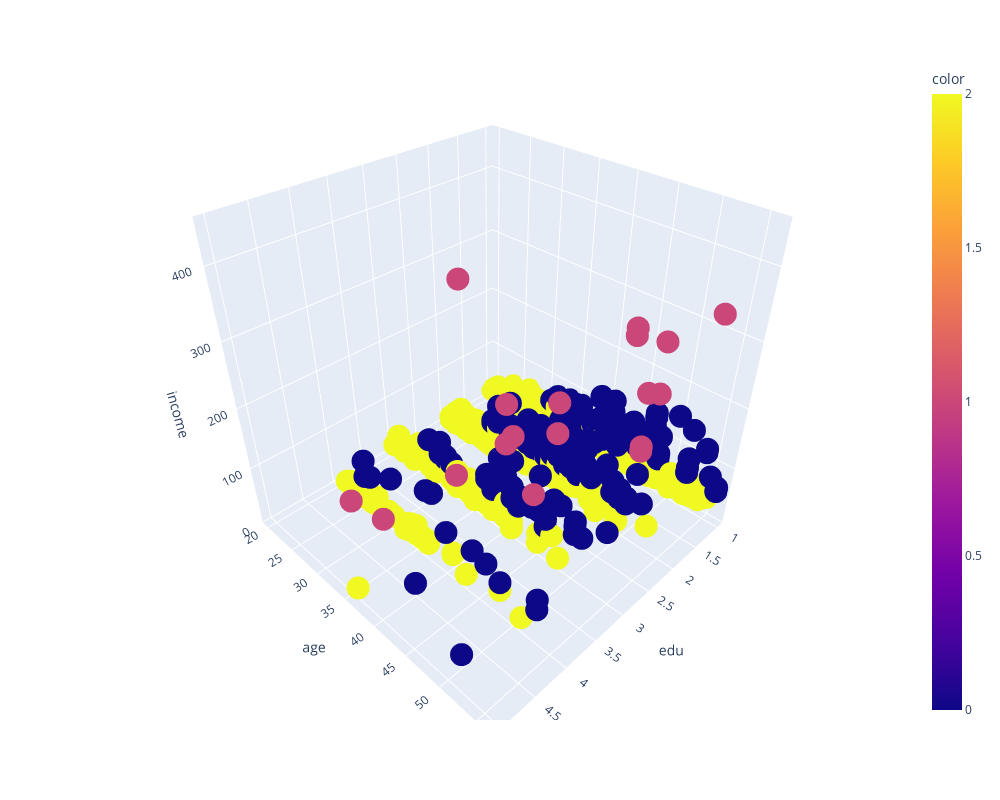

Notebook source saved alongside this figure:
### Code cell
fig = px.scatter_3d(x=X[:, 1], y=X[:, 0], z=X[:, 3],
              color=labels, labels = {'x': 'edu', 'y': 'age', 'z': 'income'},
                   width =1000, height = 800)
fig.show()

### Figure 1 — Plotly figure (JSON) as saved in the notebook; plotly's stock layout.template omitted (floating-point values rounded to 4 significant figures; data arrays with more than 128 entries replaced by an {"elided": "..."} marker saying what was removed)
{"data": [{"hovertemplate": "edu=%{x}<br>age=%{y}<br>income=%{z}<br>color=%{marker.color}<extra></extra>", "legendgroup": "", "marker": {"color": {"elided": "850 int values"}, "coloraxis": "coloraxis", "symbol": "circle"}, "mode": "markers", "name": "", "scene": "scene", "showlegend": false, "type": "scatter3d", "x": {"elided": "850 int values"}, "y": {"elided": "850 int values"}, "z": {"elided": "850 int values"}}], "layout": {"coloraxis": {"colorbar": {"title": {"text": "color"}}, "colorscale": [[0, "#0d0887"], [0.1111, "#46039f"], [0.2222, "#7201a8"], [0.3333, "#9c179e"], [0.4444, "#bd3786"], [0.5556, "#d8576b"], [0.6667, "#ed7953"], [0.7778, "#fb9f3a"], [0.8889, "#fdca26"], [1, "#f0f921"]]}, "height": 800, "legend": {"tracegroupgap": 0}, "margin": {"t": 60}, "scene": {"domain": {"x": [0, 1], "y": [0, 1]}, "xaxis": {"title": {"text": "edu"}}, "yaxis": {"title": {"text": "age"}}, "zaxis": {"title": {"text": "income"}}}, "width": 1000}}
